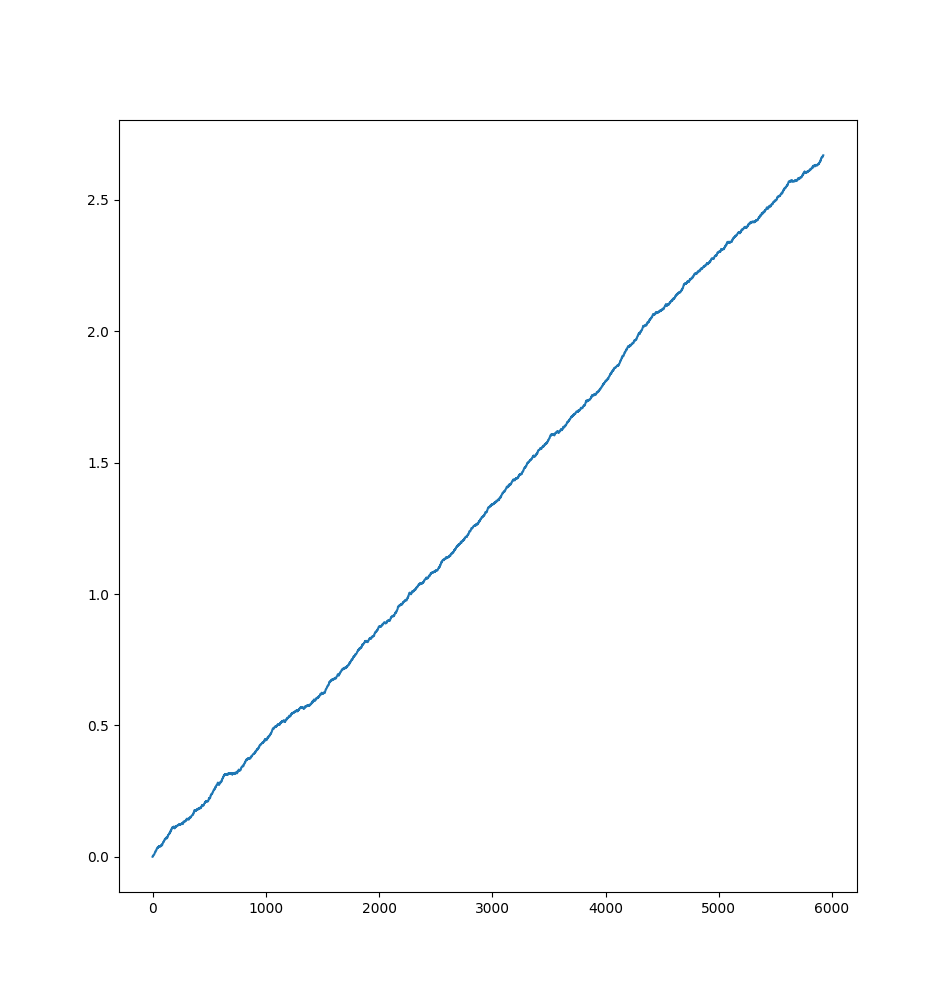

Python code for this plot:
#!/usr/bin/env python3
# -*- coding: utf-8 -*-

# IMU exercise
# Copyright (c) 2015-2020 Kjeld Jensen kjen@mmmi.sdu.dk kj@kjen.dk

##### Insert initialize code below ###################

## Uncomment the file to read ##
fileName = 'imu_razor_data_static.txt'
#fileName = 'imu_razor_data_pitch_55deg.txt'
#fileName = 'imu_razor_data_roll_65deg.txt'
#fileName = 'imu_razor_data_yaw_90deg.txt'

## IMU type
#imuType = 'vectornav_vn100'
imuType = 'sparkfun_razor'

## Variables for plotting ##
showPlot = True
plotData = []

## Initialize your variables here ##
pitch = 0.0
roll = 0.0
myValue = 0
mean = 0
var = 0



######################################################

# import libraries
from math import pi, sqrt, atan2
import matplotlib.pyplot as plt

# open the imu data file
f = open (fileName, "r")

# initialize variables
count = 0

# looping through file

for line in f:
    count += 1

    # split the line into CSV formatted data
    line = line.replace ('*',',') # make the checkum another csv value
    csv = line.split(',')

    # keep track of the timestamps 
    ts_recv = float(csv[0])
    if count == 1: 
        ts_now = ts_recv # only the first time
    ts_prev = ts_now
    ts_now = ts_recv

    if imuType == 'sparkfun_razor':
        # import data from a SparkFun Razor IMU (SDU firmware)
        acc_x = int(csv[2]) / 1000.0 * 4 * 9.82;
        acc_y = int(csv[3]) / 1000.0 * 4 * 9.82;
        acc_z = int(csv[4]) / 1000.0 * 4 * 9.82;
        gyro_x = int(csv[5]) * 1/14.375 * pi/180.0;
        gyro_y = int(csv[6]) * 1/14.375 * pi/180.0;
        gyro_z = int(csv[7]) * 1/14.375 * pi/180.0;

    elif imuType == 'vectornav_vn100':
        # import data from a VectorNav VN-100 configured to output $VNQMR
        acc_x = float(csv[9])
        acc_y = float(csv[10])
        acc_z = float(csv[11])
        gyro_x = float(csv[12])
        gyro_y = float(csv[13])
        gyro_z = float(csv[14])
            
    ##### Insert loop code below #########################

    # Variables available
    # ----------------------------------------------------
    # count     Current number of updates       
    # ts_prev   Time stamp at the previous update
    # ts_now    Time stamp at this update
    # acc_x     Acceleration measured along the x axis
    # acc_y     Acceleration measured along the y axis
    # acc_z     Acceleration measured along the z axis
    # gyro_x    Angular velocity measured about the x axis
    # gyro_y    Angular velocity measured about the y axis
    # gyro_z    Angular velocity measured about the z axis

    ## Insert your code here ##
    
    ####################################################################### 

#    pitch = atan2(acc_y, sqrt(acc_x**2 + acc_z**2))
#    roll = atan2(-acc_x,acc_z) 
    myValue += gyro_z - var
 
    mean = 1/count * myValue

    var += 1/count * (myValue - mean)
    # in order to show a plot use this function to append your value to a list:
    plotData.append (myValue*180.0/pi)

    ######################################################

# closing the file  
f.close()

# show the plot
if showPlot == True:
    plt.plot(plotData)
    plt.savefig('imu_exercise_plot.png')
    plt.show()
